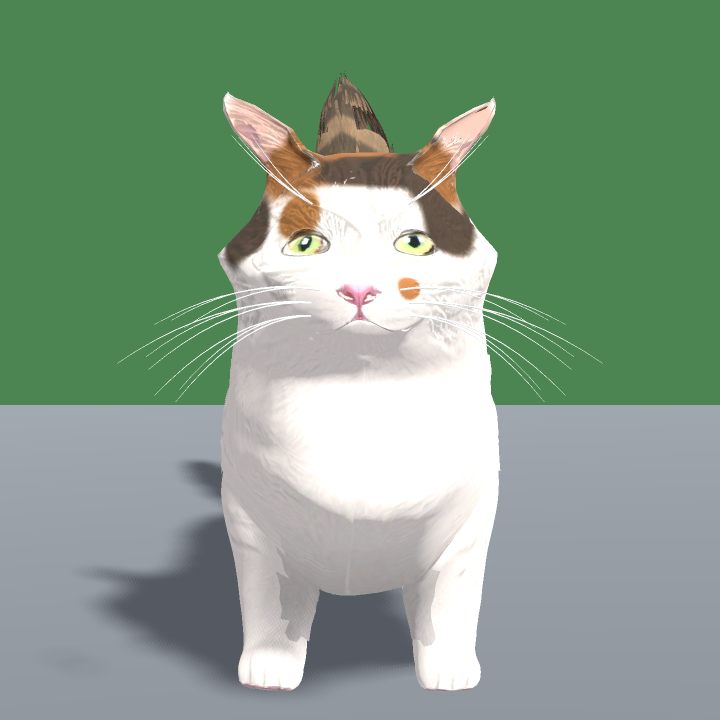
#> input picture images/koha9face_head_front.png, 1440 x 1440 px (shown at 1/2 size)
$ python p3_make_fur_alpha.py --src ../images/koha9face_head_front.png
#> lines starting #> are read from the running program, lines starting #| are printed output that depends on the picture
"""P3-10: 毛シェル用の RGBA テクスチャを作る（prompt5.md / prompt6.md モフモフ対応）。

シェルに貼る毛のアルファを「房（タフト）」の場として作る。
v1 はピクセル単位のまばらな点で、外層の点が体から離れて**浮遊するゴミ**に見えた
（prompt6.md で指摘）。v2 の設計:

- 房 = 低周波ブロブの多段合成。**ピクセルディザは入れない**（点ゴミの原因）。
- 3層とも同じ場を使い、cutoff を上げると各房が中心へ縮む → 先細りのスパイクに見える。
- 内層はほぼ全面（肌が透けない）、外層は房の芯だけが残る。
- 部位変調: 腹は密度を上げ（スカートを密に）、背中は下げる（短毛。浮き毛を出さない）。
  テクセル→3D は p3_uv_position.npz で引く。

    python pipeline_v2/p3_make_fur_alpha.py

出力: output_v2/textures/p3_koha9_fur_shell.png  (2048², RGB=basecolor, A=房の濃度)
"""
from __future__ import annotations

import argparse

import numpy as np
from PIL import Image, ImageFilter
from pathlib import Path

SRC = Path("output_v2/textures/p3_koha9_basecolor.png")
NPZ = Path("output_v2/textures/p3_uv_position.npz")
OUT = Path("output_v2/textures/p3_koha9_fur_shell.png")
N = 2048
HP_SIGMA = 3
CUTOFFS = (0.12, 0.32, 0.52, 0.70)   # p3d_fur_shells_blender.LAYERS と揃えて被覆率を確認する


def smoothstep(e0, e1, x):
    t = np.clip((x - e0) / (e1 - e0), 0.0, 1.0)
    return t * t * (3.0 - 2.0 * t)


def blobs(rng, cells: int) -> np.ndarray:
    a = rng.random((cells, cells)).astype(np.float32)
    im = Image.fromarray((a * 255).astype(np.uint8)).resize((N, N), Image.BICUBIC)
    return np.asarray(im).astype(np.float32) / 255.0


def main() -> int:
    global SRC, OUT
    ap = argparse.ArgumentParser()
    ap.add_argument("--src", default=str(SRC))
    ap.add_argument("--out", default=str(OUT))
    a = ap.parse_args()
    SRC, OUT = Path(a.src), Path(a.out)

    src = Image.open(SRC).convert("RGB").resize((N, N), Image.LANCZOS)
    rgb = np.asarray(src).astype(np.float32)
    lum = rgb @ np.array([0.2126, 0.7152, 0.0722], np.float32)
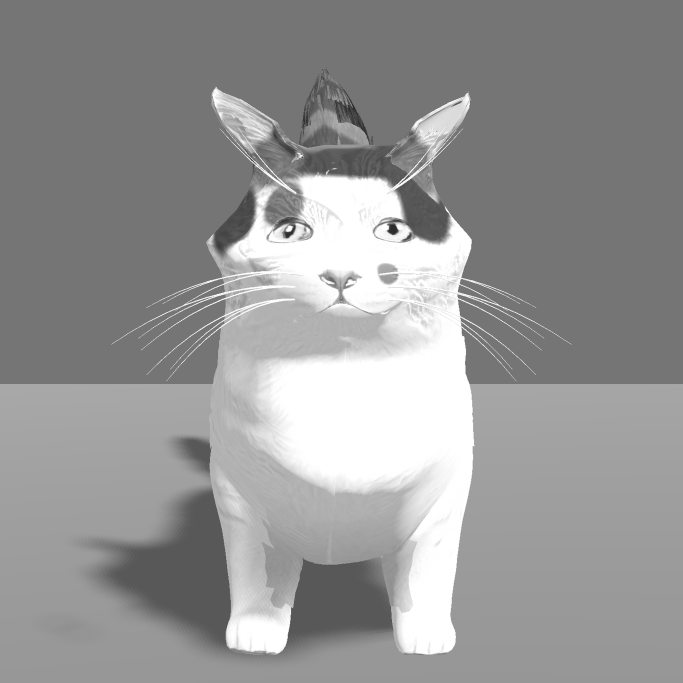
#> lum: shape (2048, 2048) float32 (shown at 1/3 size); min 12.78, max 255, mean 150

    blur = np.asarray(Image.fromarray(np.clip(lum, 0, 255).astype(np.uint8))
                      .filter(ImageFilter.GaussianBlur(HP_SIGMA))).astype(np.float32)
    hp = lum - blur
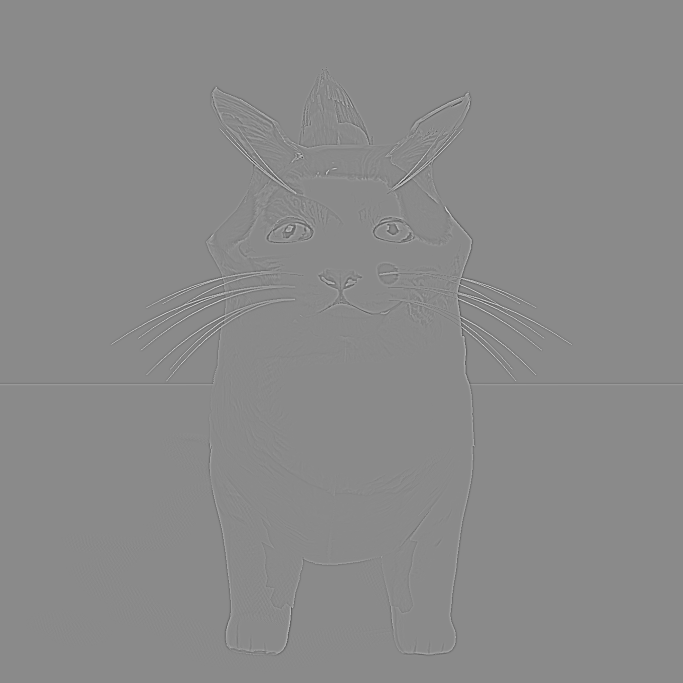
#> hp: shape (2048, 2048) float32 (shown at 1/3 size); min -146.1, max 123.5, mean 0.3; drawn with min black and max white
    lo, hi = np.percentile(hp, [8, 92])
#> lo = -1; hi = 1.56
    strands = np.clip((hp - lo) / max(hi - lo, 1e-6), 0, 1)

    # 房の場: 大きな房 + 小さな房の「塊」を土台に、毛筋を塊の中の変調として掛ける。
    # 毛筋を足し算で強くすると細い破片が孤立して点ゴミに戻る（v2→v3 の教訓）。
    # 掛け算なら房のつながりを保ったまま、房の縁が毛筋方向にギザつく＝毛束に見える。
    rng = np.random.default_rng(9)
    d = 0.55 * blobs(rng, 72) + 0.45 * blobs(rng, 200)
#> call 2 of blobs, with cells = 200
#> in blobs (call 2), `a = rng.random((cells, cells)).astype(np.float32)`:
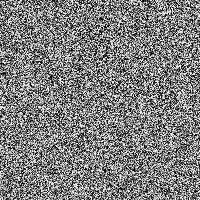
#> a: shape (200, 200) float32; min 3.29e-05, max 1, mean 0.499
#> in blobs (call 2), `im = Image.fromarray((a * 255).astype(np.uint8)).resize((N, N), Image...`:
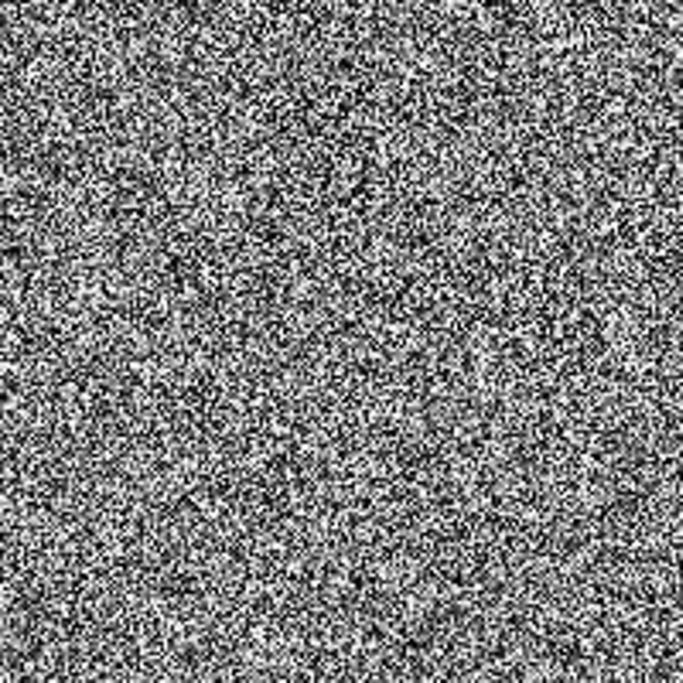
#> im: PIL image 2048x2048 L (shown at 1/3 size); min 0, max 255, mean 126.7
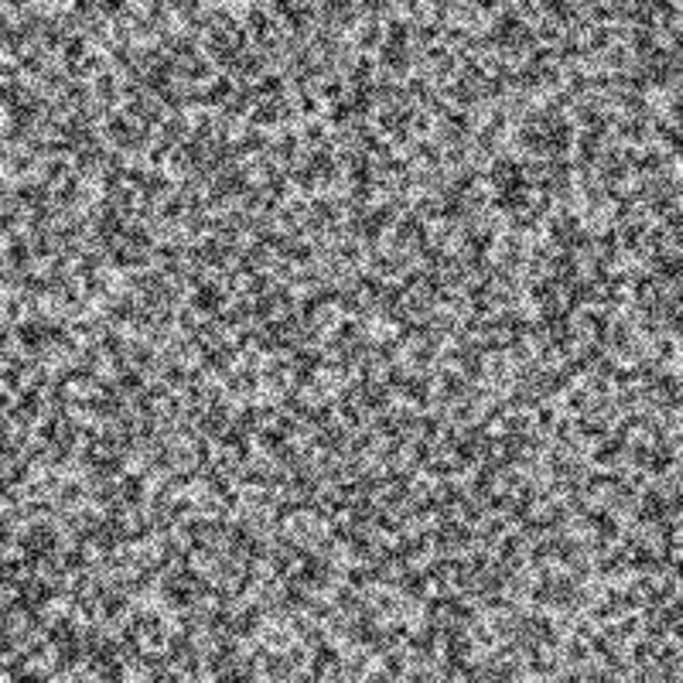
#> d: shape (2048, 2048) float32 (shown at 1/3 size); min 0, max 1, mean 0.498
    lo, hi = np.percentile(d, [2, 98])
#> lo = 0.166; hi = 0.831
    d = np.clip((d - lo) / max(hi - lo, 1e-6), 0, 1)
    d = d * (0.70 + 0.60 * strands)
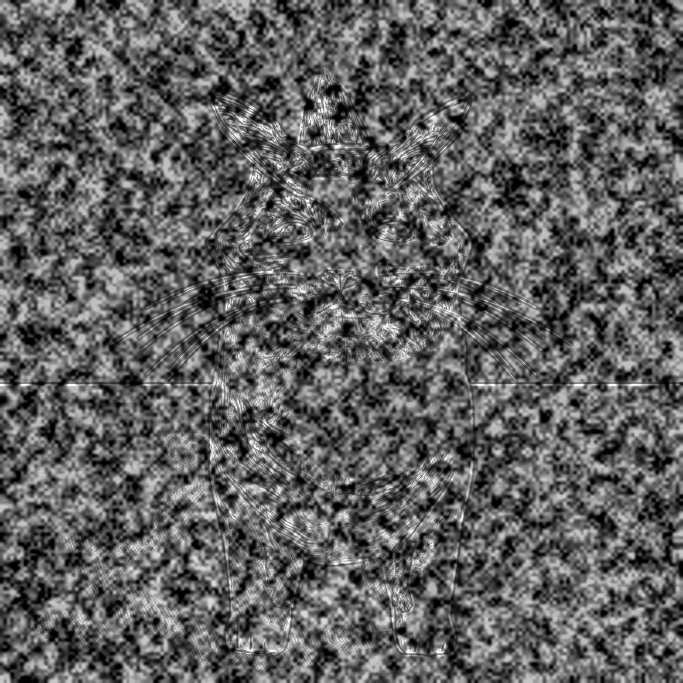
#> d: shape (2048, 2048) float32 (shown at 1/3 size); min 0, max 1.3, mean 0.494; drawn with min black and max white
    lo, hi = np.percentile(d, [2, 98])
#> lo = 0; hi = 1
    d = np.clip((d - lo) / max(hi - lo, 1e-6), 0, 1)
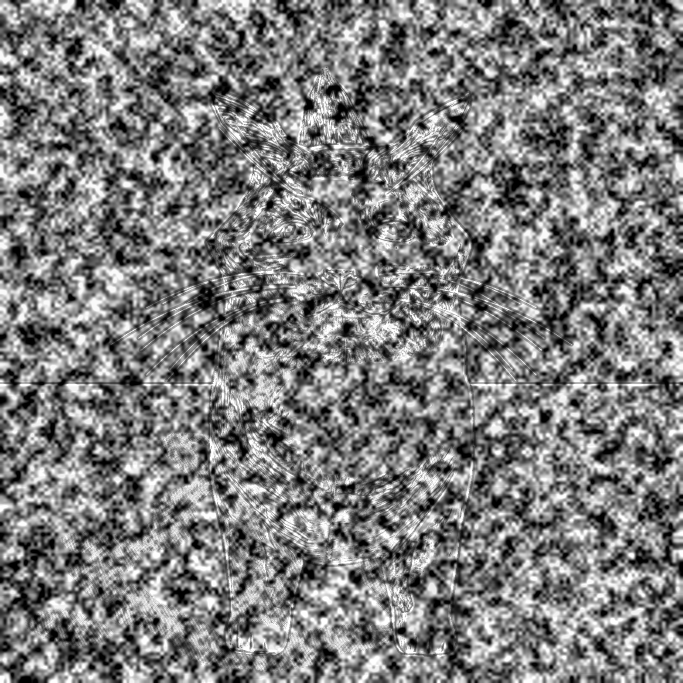
#> d: shape (2048, 2048) float32 (shown at 1/3 size); min 0, max 1, mean 0.492

    # 部位変調（npz は 2048² なのでそのまま使える）
#> (the run stopped early here; a loop or call above may not have finished)
